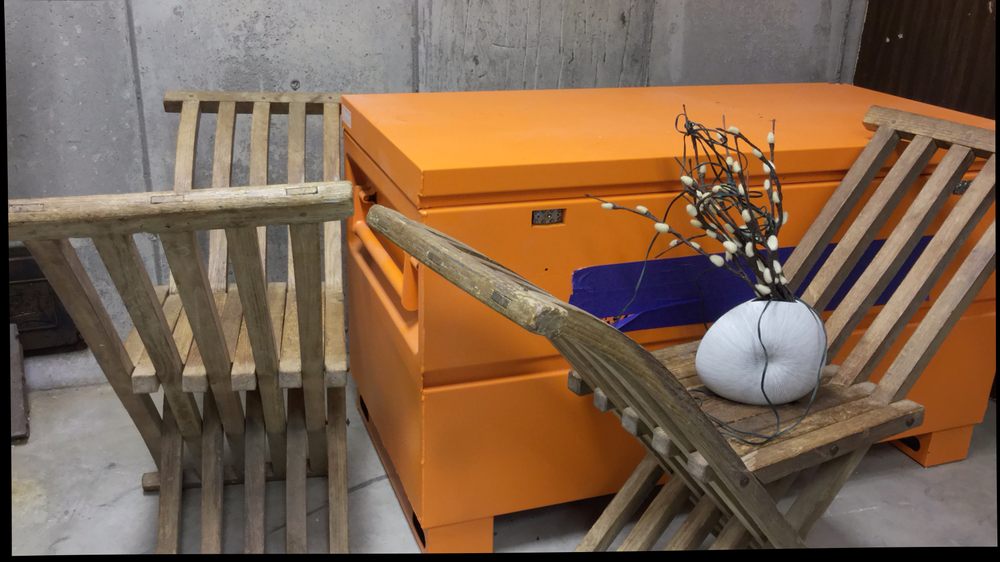
#> input picture src/curule/im0.png, 1000 x 562 px, shrunk from 1920 x 1080 before the run
$ python calibration2.py
#> lines starting #> are read from the running program, lines starting #| are printed output that depends on the picture
### src/Ransac.py
import argparse
from dis import distb
from operator import itemgetter
import cv2
import numpy as np
import matplotlib.pyplot as plt
import math
import random
from Normalise import Normalise

class RANSAC:
    def __init__(self) -> None:
        pass

    def find_fundamental_matrix(self, src_points, dst_points):

        def reduce_f_mat_rank():
            u_f, s_f, vh_f = np.linalg.svd(F)
            s_f[-1] = 0
            F_new = np.matmul(u_f*s_f, vh_f)
            return F_new

        A_mat = []
        row = []

        for i in range(len(src_points)):
            row.append(src_points[i][0]*dst_points[i][0])     # x*x_dash
            row.append(src_points[i][0]*dst_points[i][1])     # x*y_dash
            row.append(src_points[i][0])                      # x
            row.append(src_points[i][1]*dst_points[i][0])     # y*x_dash
            row.append(src_points[i][1]*dst_points[i][1])     # y*y_dash
            row.append(src_points[i][1])                      # y
            row.append(dst_points[i][0])                      # x_dash
            row.append(dst_points[i][1])                      # y_dash
            row.append(1)                                     # 1
            rc = row.copy()
            A_mat.append(rc)
            row.clear()

        u, s, vh = np.linalg.svd(A_mat)
        x = vh[-1]

        F = np.reshape(x, [3,3])

        if np.linalg.matrix_rank(F) == 3:
            F = reduce_f_mat_rank()

        return F

    def ransac(self, src_points, dst_points):

        max_Iterations = 1000
        ransac_minpoint = 8
        ransac_threshold = 0.02 #5000

        random_list = list(zip(src_points, dst_points))

        src_inliers = []
        dst_inliers = []
        F_final = []

        for i in range(max_Iterations):
            random.shuffle(random_list)
            src_points, dst_points = zip(*random_list)

            src_points_norm, dst_points_norm, t_a, t_b = Normalise().normalise_points(src_points[0:8], dst_points[0:8])

            F_norm = RANSAC().find_fundamental_matrix(src_points_norm, dst_points_norm)
            F = (t_b.T.dot(F_norm)).dot(t_a)

            src_inliers_temp = []
            dst_inliers_temp = []

            for j in range(len(src_points)):

                a = np.array([src_points[j][0], dst_points[j][1], 1])
                b = np.array([src_points[j][0], dst_points[j][1], 1])
                if abs(b.dot(F).dot(a.T)) < ransac_threshold:

                    src_inliers_temp.append(src_points[j])
                    dst_inliers_temp.append(dst_points[j])

            if len(dst_inliers_temp) > ransac_minpoint:
                F_final = F

                src_inliers = src_inliers_temp
                dst_inliers = dst_inliers_temp

                ransac_minpoint = len(dst_inliers_temp)

        return F_final, src_inliers, dst_inliers

### src/Normalise.py
import argparse
from operator import itemgetter
import cv2
import numpy as np
import matplotlib.pyplot as plt
import math
import random

class Normalise:

    def normalise_points(self, src_points, dst_points):
        def segregate_x_y(points):
            x = []
            y = []
            for data in points:
                x.append(data[0])
                y.append(data[1])
            return x, y

        def centroid(x, y):
            return np.mean(x), np.mean(y)

        def compute_S(x, y):
            mean = np.mean(np.add(np.square(x),np.square(y)))
            return math.pow(2/mean,0.5)

        def compute_t_mat(s, u, v):
            a = np.array([[s, 0, 0],
                        [0, s, 0],
                        [0, 0, 1]])

            b = np.array([[1, 0, -u],
                        [0, 1, -v],
                        [0, 0, 1]])
            return np.matmul(a, b)

        x, y = segregate_x_y(src_points)
        x_dash, y_dash = segregate_x_y(dst_points)

        x_c, y_c = centroid(x, y)
        x_dash_c, y_dash_c = centroid(x_dash, y_dash)

        x_tilda = x - x_c
        y_tilda = y - y_c

        x_dash_tilda = x_dash - x_dash_c
        y_dash_tilda = y_dash - y_dash_c

        s = compute_S(x_tilda, y_tilda)
        s_dash = compute_S(x_dash_tilda, y_dash_tilda)

        t_a = compute_t_mat(s, x_c, y_c)
        t_b = compute_t_mat(s_dash, x_dash_c, y_dash_c)

        one = np.ones((len(x)))
        src_new = np.matmul(t_a,np.vstack(([x], [y], [one])))
        dst_new = np.matmul(t_b,np.vstack(([x_dash], [y_dash], [one])))

        return src_new[0:2].T, dst_new[0:2].T, t_a, t_b

### src/Homography.py
import argparse
from operator import itemgetter
import cv2
import numpy as np
import matplotlib.pyplot as plt
import math
import random


class PerspectiveTransform:

    def drawlines(self, img1, img2, lines, pts1, pts2):

        r, c = img1.shape
        img1 = cv2.cvtColor(img1, cv2.COLOR_GRAY2BGR)
        img2 = cv2.cvtColor(img2, cv2.COLOR_GRAY2BGR)

        for r, pt1, pt2 in zip(lines, pts1, pts2):

            # color = tuple(np.random.randint(0, 255,
            #                                 3).tolist())

            color = (255, 0, 0)
            x0, y0 = map(int, [0, -r[2] / r[1] ])
            x1, y1 = map(int,
                        [c, -(r[2] + r[0] * c) / r[1] ])

            img1 = cv2.line(img1,
                            (x0, y0), (x1, y1), color, 1)
            img1 = cv2.circle(img1,
                          (round(pt1[1]),round(pt1[0])) , 5, (0, 255, 0), -1)
            img2 = cv2.circle(img2,
                    (round(pt2[1]),round(pt2[0])) , 5, (0, 255, 0), -1)
            # img2 = cv2.circle(img2,             #                 tuple(pt2), 5, color, -1)
        return img1, img2

    def plt_epipolar_lines(self, F, ptsLeft, ptsRight, imgLeft, imgRight):

        print("Fundamental Matrix :")
        print(F)

        linesLeft = cv2.computeCorrespondEpilines(ptsRight.reshape(-1,1,2),2, F)

        linesLeft = linesLeft.reshape(-1, 3)

        img5, img6 = self.drawlines(imgLeft, imgRight,
                            linesLeft, ptsLeft,
                            ptsRight)

        # Find epilines corresponding to
        # points in left image (first image) and
        # drawing its lines on right image
        linesRight = cv2.computeCorrespondEpilines(ptsLeft.reshape(-1, 1, 2),
                                                1, F)
        linesRight = linesRight.reshape(-1, 3)

        img3, img4 = self.drawlines(imgRight, imgLeft,
                            linesRight, ptsRight,
                            ptsLeft)

        return img3, img5

    def transform_perspective(self, img1, img2, F, src_points, dst_points):

        img6, img7 = self.plt_epipolar_lines(F, np.asarray(src_points), np.asarray(dst_points), img1, img2)
        plt.subplot(121), plt.imshow(img6)
        plt.subplot(122), plt.imshow(img7)
        plt.show()

        retBool ,rectmat1, rectmat2 = cv2.stereoRectifyUncalibrated(src_points.reshape(-1, 1, 2),dst_points.reshape(-1, 1, 2),F,(img1.shape[1],img1.shape[0]))

        # Apply Perspective Transform Algorithm
        img3 = cv2.warpPerspective(img1, rectmat1, (img1.shape[1], img1.shape[0]))
        img5 = cv2.warpPerspective(img2, rectmat2, (img1.shape[1], img1.shape[0]))

        F_new = np.linalg.inv(rectmat2).T.dot(F).dot(np.linalg.inv(rectmat1))

        img3, img5 = self.plt_epipolar_lines(F_new, np.asarray(src_points), np.asarray(dst_points), img3, img5)

        plt.subplot(121), plt.imshow(img3)
        plt.subplot(122), plt.imshow(img5)
        plt.show()

        return img3, img5, F_new

### src/Disparity.py
import argparse
from operator import itemgetter
import cv2
import numpy as np
import matplotlib.pyplot as plt
import math
import random
from tqdm import tqdm

class Disparity:

    def find_disparity_(self, img1, img2, F, f, baseline):
        disp_img = np.zeros((img1.shape[0], int(img1.shape[1]),1), dtype=np.uint8)

        block_size = 5

        for i in tqdm(range(block_size, img1.shape[0], block_size)):
            x = np.repeat(np.arange(start=i-block_size, stop=i+block_size), 2*block_size)

            for j in range(block_size, int(img1.shape[1]), block_size):

                y = np.tile(np.arange(start=j-block_size, stop=j + block_size), 2*block_size)
                block_left = img1[x,y]

                min_ = 1000000000
                index = j
                for k in range(max(block_size, j - 100), j, block_size):
                    z = np.tile(np.arange(start=k-block_size, stop=k + block_size), 2*block_size)

                    block_right = img2[x, z]
                    difference = np.sum(np.square(np.subtract(block_left, block_right)))
                    if(difference < min_):
                        index = k
                        min_ = difference

                disp_img[x, y] = int(abs(index - j))
                # print(abs(index - j))

        min_ = np.min(disp_img)
        max_ = np.max(disp_img)
        print(min_)
        print(max_)

        disp_img_final = np.zeros((img1.shape[0], int(img1.shape[1])))
        depth_img_final = np.zeros((img1.shape[0], int(img1.shape[1])))

        # f = 1758.23
        # baseline=88.39
        slope = (255 - 0) / (max_ - min_)
        disp_img_final = np.multiply(disp_img, slope)
        depth_img_final = np.multiply(1/disp_img + 1e-10, baseline*f)

        plt.imshow(disp_img_final, cmap="gray")
        plt.show()

        plt.imshow(depth_img_final, cmap="gray")
        plt.show()


### src/calibration2.py
import argparse
from operator import itemgetter
import cv2
import numpy as np
import matplotlib.pyplot as plt
from Normalise import Normalise
from Ransac import RANSAC
from Homography import PerspectiveTransform
from Disparity import Disparity
from argparse import ArgumentParser

parser = ArgumentParser()
parser.add_argument('--option', '-o', default= 1)
args = parser.parse_args()

class Main:

    # [6 lines left out: function check_F_validity, not called in this run]

    def find_matched_points(self, img1, img2):

        MIN_MATCHES = 50

        orb = cv2.ORB_create(nfeatures=500)
        kp1, des1 = orb.detectAndCompute(img1, None)
        kp2, des2 = orb.detectAndCompute(img2, None)

        index_params = dict(algorithm=6,
                            table_number=6,
                            key_size=12,
                            multi_probe_level=2)
        search_params = {}
        flann = cv2.FlannBasedMatcher(index_params, search_params)
        matches = flann.knnMatch(des1, des2, k=2)

        good_matches = []
        # ratio test as per Lowe's paper
        for i,(m,n) in enumerate(matches):
            if m.distance < 0.7*n.distance:
                good_matches.append(m)

        if len(good_matches) > MIN_MATCHES:
            src_points = np.float32([kp1[m.queryIdx].pt for m in good_matches]).reshape(-1, 2)

            dst_points = np.float32([kp2[m.trainIdx].pt for m in good_matches]).reshape(-1, 2)

            F, src_points, dst_points = RANSAC().ransac(src_points, dst_points)

            return F, src_points, dst_points

    def extract_camera_pose(self, F, intrinsic_mat):

       # intrinsic_mat=np.array([[1758.23, 0, 977.42], [0, 1758.23, 552.15], [0, 0, 1]])

        E = intrinsic_mat.T.dot(F).dot(intrinsic_mat)
        u, s, vh = np.linalg.svd(E)

        print ("Essential matrix:")
        print(E)

        w = np.array([[0, -1, 0], [1, 0, 0], [0, 0, 1]])
        c1 = u[:,2]
        c2 = -u[:,2]
        c3 = u[:,2]
        c4 = -u[:,2]

        r1 = u.dot(w).dot(vh)
        r2 = u.dot(w).dot(vh)
        r3 = u.dot(w.T).dot(vh)
        r4 = u.dot(w.T).dot(vh)

        print ("T matrix:")
        print(c1)

        print ("R matrix:")
        print(r1)

    def main(self, img1, img2, intrinsic_mat, f, baseline):

        F, src_points, dst_points = self.find_matched_points(img1, img2)
        self.extract_camera_pose(F, intrinsic_mat)

        img1, img2, F = PerspectiveTransform().transform_perspective(img1, img2, F, np.asarray(src_points), np.asarray(dst_points))
        Disparity().find_disparity_(img1, img2, F, f, baseline)

if __name__ == "__main__":


    des = int(args.option)
    print(des)

    if des == 1:
        im1 = cv2.imread("curule/im0.png",cv2.IMREAD_GRAYSCALE)
        im2 = cv2.imread("curule/im1.png",cv2.IMREAD_GRAYSCALE)
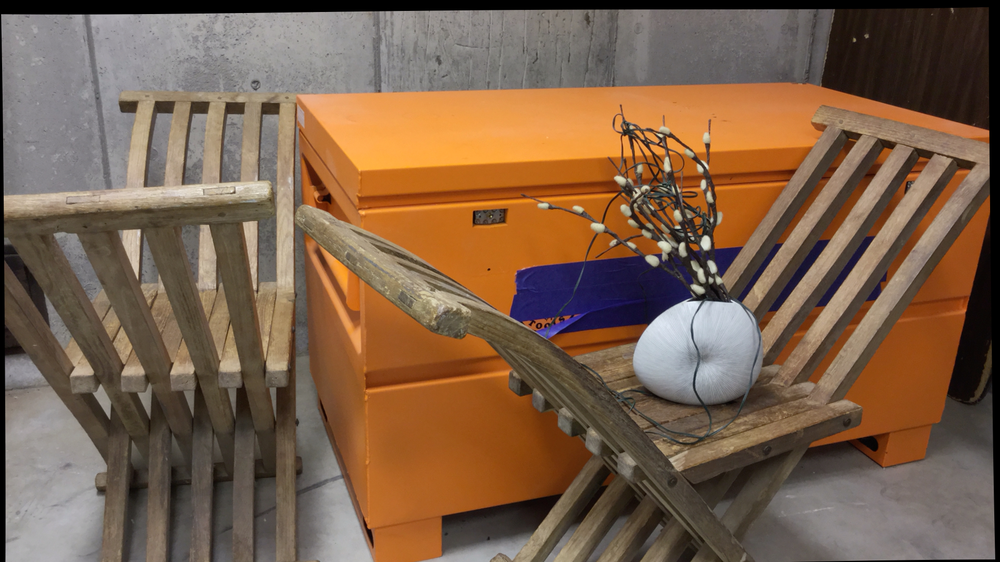
#> input picture src/curule/im1.png, 1000 x 562 px, shrunk from 1920 x 1080 before the run
        intrinsic_mat=np.array([[1758.23, 0, 977.42], [0, 1758.23, 552.15], [0, 0, 1]])
        f = 1758.23
        baseline=88.39

    elif des == 2:
        im1 = cv2.imread("octagon/im0.png",cv2.IMREAD_GRAYSCALE)
        im2 = cv2.imread("octagon/im1.png",cv2.IMREAD_GRAYSCALE)
        intrinsic_mat=np.array([[1742.11, 0, 804.90], [0, 1742.11, 541.22], [0, 0, 1]])
        f = 1742.11
        baseline=221.76

    elif des == 3:
        im1 = cv2.imread("pendulum/im0.png",cv2.IMREAD_GRAYSCALE)
        im2 = cv2.imread("pendulum/im1.png",cv2.IMREAD_GRAYSCALE)
        intrinsic_mat=np.array([[1729.05, 0, -364.24], [0, 1729.05, 552.22], [0, 0, 1]])
        f = 1729.05
        baseline=537.75


    Main().main(im1, im2,  intrinsic_mat, f, baseline)
#> in find_matched_points, `kp1, des1 = orb.detectAndCompute(img1, None)`: kp1 = 500 keypoints; strongest (x, y, size): (771, 244, 77.1), (749, 244, 37.2), (773, 242, 92.6), (772, 247, 53.6)
#> in find_matched_points, `kp2, des2 = orb.detectAndCompute(img2, None)`: kp2 = 500 keypoints; strongest (x, y, size): (705, 245, 64.3), (699, 302, 31), (706, 236, 37.2), (697, 302, 37.2)
#> in find_matched_points, `matches = flann.knnMatch(des1, des2, k=2)`: matches = 500 matches
#> after the loop in find_matched_points, `for i,(m,n) in enumerate(matches):`: good_matches = 131 matches
#> in find_matched_points, `src_points = np.float32([kp1[m.queryIdx].pt for m in good_matches]).re..`: src_points = 131 pairs, first value 197.1 to 914, second value 101.5 to 369.1
#> in find_matched_points, `dst_points = np.float32([kp2[m.trainIdx].pt for m in good_matches]).re..`: dst_points = 131 pairs, first value 87.09 to 860, second value 101.5 to 370.8
#> in ransac, `random_list = list(zip(src_points, dst_points))`: random_list = 131 items, first 6: ([694, 128], [631, 128]), ([772, 249], [705, 249]), ([767, 282], [703, 282]), ([316, 192], [234, 192]), ([752, 254], [686, 254]), ([714, 145], [650.4, 145.2])
#> the loop in ransac, `for i in range(max_Iterations):` made 1000 passes
#> (x_dash in normalise_points, y_dash in normalise_points, x_c in normalise_points, y_c in normalise_points, x_dash_c in normalise_points, y_dash_c in normalise_points) on pass 5: ([87.09, 706.8, 226.9, 694.7, 674.8, 155.3, 650.9, 705], [370.8, 143.4, 104.5, 157.2, 212, 101.5, 145.4, 163.8], 622.7, 156.4, 487.7, 174.8)
#| [[ 6.90502960e-15 -3.11127081e-12 -7.02847359e-13]
#|  [ 3.22901583e-12 -2.86877776e-13  8.72580104e+00]
#|  [ 7.28208302e-13 -8.64017276e+00  1.67198610e-02]]
#| [-1.00000000e+00 -8.12683254e-14  3.59934305e-13]
#| [[ 1.00000000e+00  1.64394683e-13 -7.30160347e-13]
#|  [ 1.65190153e-13 -9.99999537e-01  9.62793877e-04]
#|  [-7.29907477e-13 -9.62793877e-04 -9.99999537e-01]]
#| [[ 2.23364511e-21 -1.00643665e-18  1.53773676e-16]
#|  [ 1.04452491e-18 -9.27994780e-20  4.96283253e-03]
#|  [-1.64746399e-16 -4.91413112e-03 -1.01706224e-02]]
#> the loop in drawlines, `for r, pt1, pt2 in zip(lines, pts1, pts2):` made 131 passes
#> (r, pt1, pt2) on passes 1 to 4: ([-2.72e-15, -1, 142.8], [772.4, 143.4], [706.8, 143.4]), ([-5.18e-15, -1, 131.2], [699.6, 132], [636, 132]), ([7.39e-15, -1, 191.8], [315.6, 192], [234, 192]), ([2.16e-14, -1, 258.5], [713.1, 258], [648.6, 258])
#> after the loop in drawlines, `for r, pt1, pt2 in zip(lines, pts1, pts2):`:
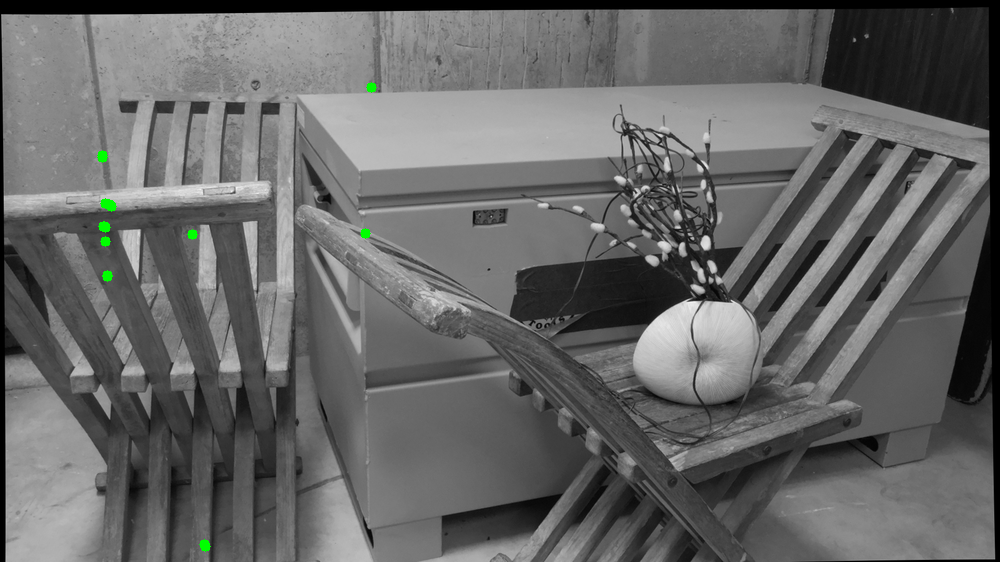
#> img2: shape (562, 1000, 3); mean B, G, R 102.2, 102.6, 102.2
#> the loop in drawlines (call 2), `for r, pt1, pt2 in zip(lines, pts1, pts2):` made 131 passes
#> (r, pt1, pt2) on passes 1 to 4: ([2.25e-15, 1, -144.1], [706.8, 143.4], [772.4, 143.4]), ([4.53e-15, 1, -132.8], [636, 132], [699.6, 132]), ([-7.81e-15, 1, -192.2], [234, 192], [315.6, 192]), ([-2.1e-14, 1, -257.5], [648.6, 258], [713.1, 258])
#> after the loop in drawlines (call 2), `for r, pt1, pt2 in zip(lines, pts1, pts2):`:
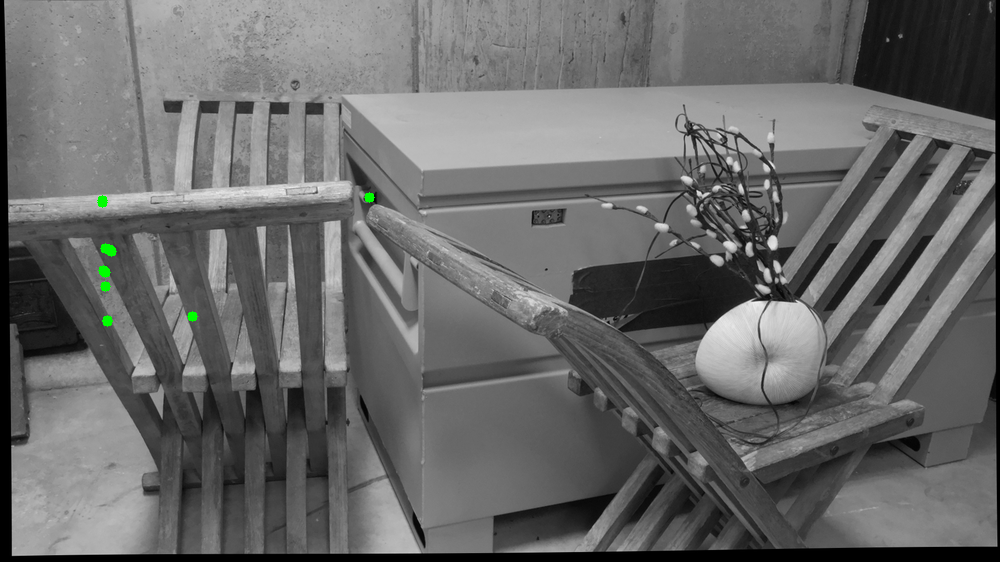
#> img2: shape (562, 1000, 3); mean B, G, R 104.7, 105, 104.7
#| [[-4.71706866e-19  2.04817067e-16 -5.73625436e-14]
#|  [-4.32511567e-14 -4.05144274e-14 -1.00000000e+00]
#|  [ 1.21103239e-11  1.00000000e+00  4.30642480e-10]]
#> the loop in drawlines (call 3), `for r, pt1, pt2 in zip(lines, pts1, pts2):` made 131 passes
#> (r, pt1, pt2) on passes 1 to 4: ([5.91e-12, 1, -143.4], [772.4, 143.4], [706.8, 143.4]), ([6.4e-12, 1, -132], [699.6, 132], [636, 132]), ([3.81e-12, 1, -192], [315.6, 192], [234, 192]), ([9.52e-13, 1, -258], [713.1, 258], [648.6, 258])
#> after the loop in drawlines (call 3), `for r, pt1, pt2 in zip(lines, pts1, pts2):`:
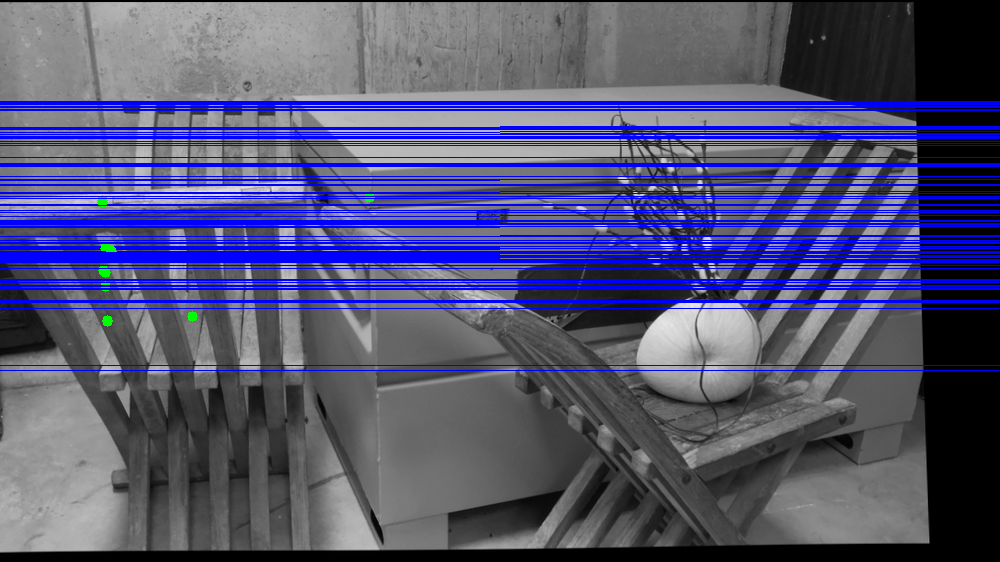
#> img1: shape (562, 1000, 3); mean B, G, R 117.5, 82.4, 82.1
#> after the loop in find_disparity_, `for i in tqdm(range(block_size, img1.shape[0], block_size)):`:
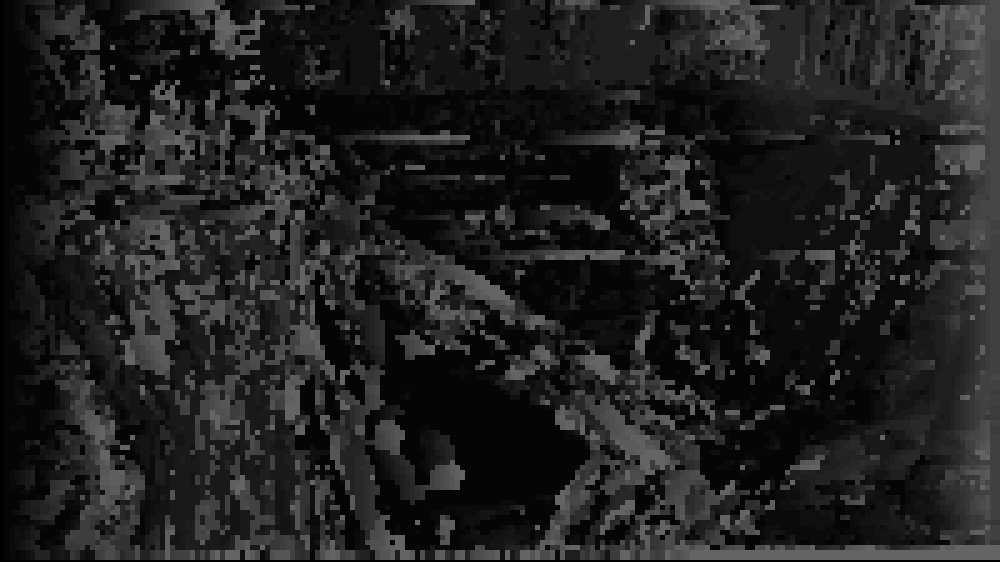
#> disp_img: shape (562, 1000, 1); min 0, max 100, mean 32.6
#> (the run stopped early here; a loop or call above may not have finished)
